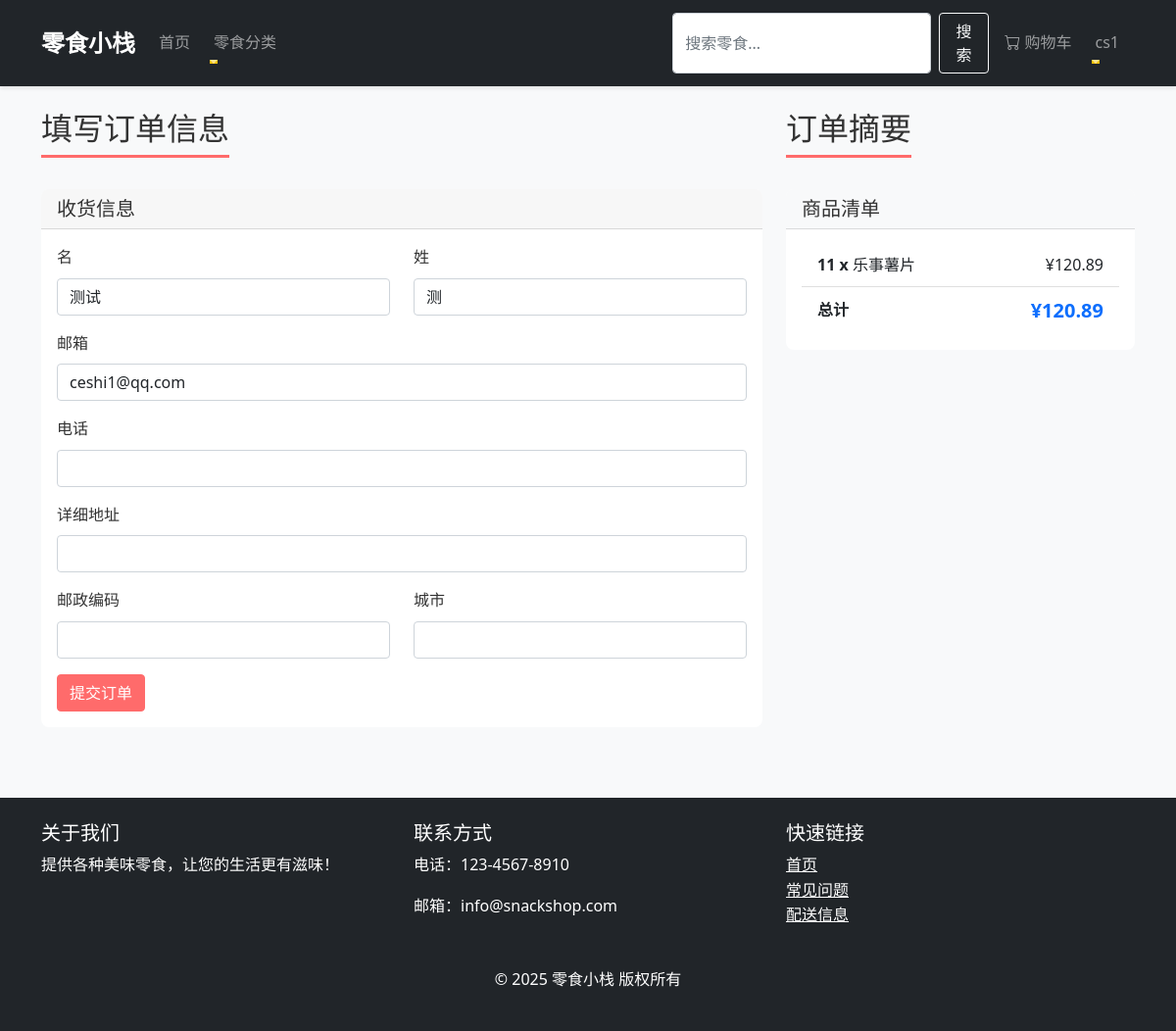
Before: /orders/create/ (signed in) with the older database file.
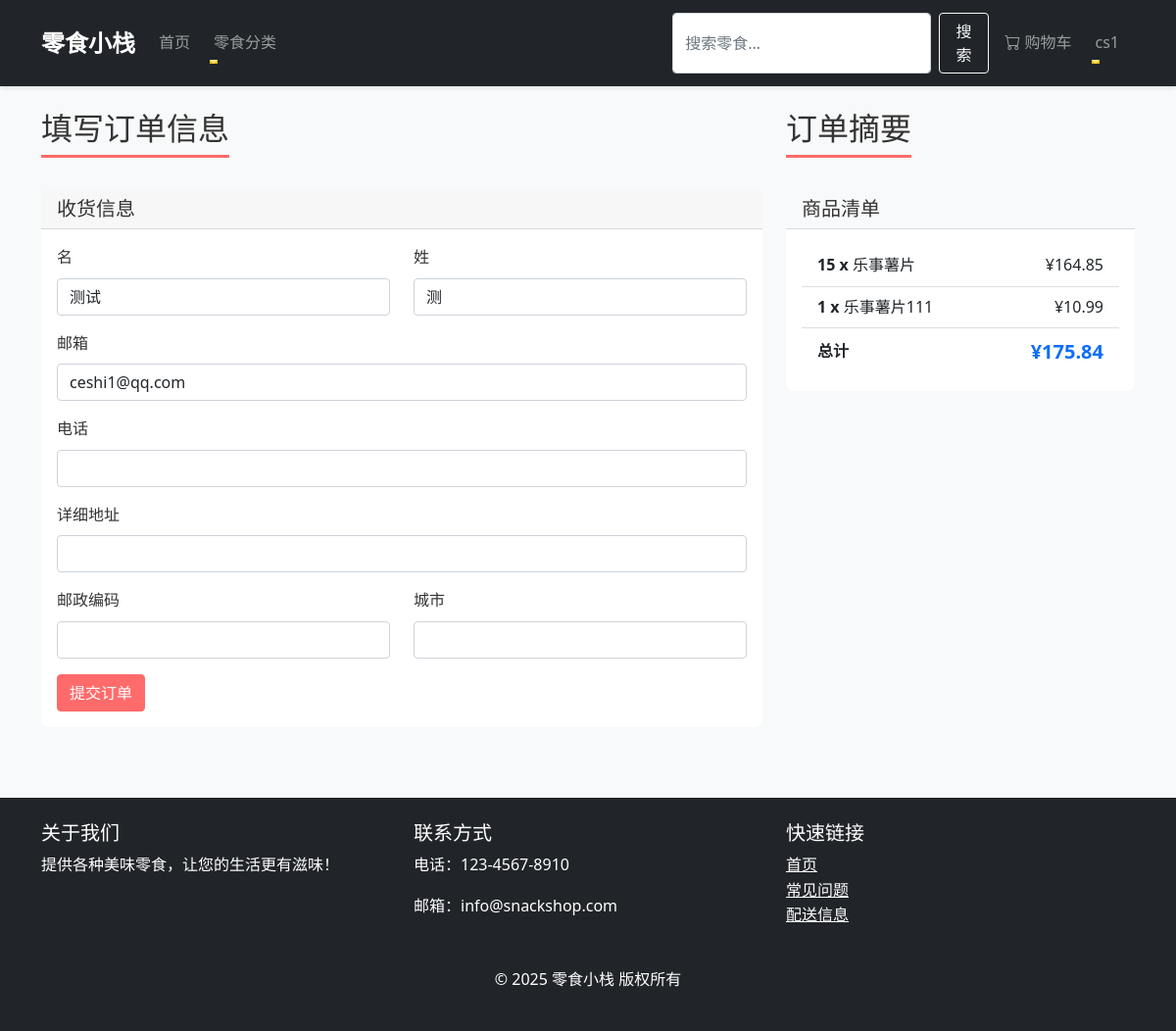
After: the same page with the newer database file.
### cart/models.py (models this page shows, shortened)
class CartItem(models.Model):
    cart = models.ForeignKey(Cart, related_name='items', on_delete=models.CASCADE, verbose_name="购物车")
    product = models.ForeignKey(Product, on_delete=models.CASCADE, verbose_name="产品")
    quantity = models.PositiveIntegerField(default=1, verbose_name="数量")
    class Meta:
        verbose_name = '购物车项目'
        verbose_name_plural = '购物车项目'
        unique_together = []  # 关键添加
    def get_cost(self):
        return self.product.price * self.quantity

class Cart(models.Model):
    """购物车模型"""
    user = models.OneToOneField(User, on_delete=models.CASCADE, null=True, blank=True)
    session_id = models.CharField(max_length=255, null=True, blank=True, verbose_name="会话ID",
                                  )  # 添加unique=True
    created_at = models.DateTimeField(auto_now_add=True, verbose_name="创建时间")
    updated_at = models.DateTimeField(auto_now=True, verbose_name="更新时间")
    class Meta:
        verbose_name = '购物车'
        verbose_name_plural = '购物车'
        constraints = [
            models.CheckConstraint(
                check=models.Q(user__isnull=False) | models.Q(session_id__isnull=False),
                name="cart_user_or_session_required"
            )
        ]
    def get_total_price(self):
        return sum(item.get_cost() for item in self.items.all())

### products/models.py (models this page shows, shortened)
class Product(models.Model):
    category = models.ForeignKey(Category, related_name='products', on_delete=models.CASCADE, verbose_name="所属类别")
    name = models.CharField(max_length=200, verbose_name="产品名称")
    slug = models.SlugField(max_length=200, unique_for_date='created_at', verbose_name="URL别名")
    image = models.ImageField(upload_to='products/', blank=True, verbose_name="产品图片")
    description = models.TextField(blank=True, verbose_name="产品描述")
    price = models.DecimalField(max_digits=10, decimal_places=2, verbose_name="价格")
    stock = models.PositiveIntegerField(verbose_name="库存数量")
    available = models.BooleanField(default=True, verbose_name="是否上架")
    created_at = models.DateTimeField(auto_now_add=True, verbose_name="创建时间")
    updated_at = models.DateTimeField(auto_now=True, verbose_name="更新时间")
    class Meta:
        ordering = ['name']
        verbose_name = '零食产品'
        verbose_name_plural = '零食产品'
        indexes = [
            models.Index(fields=['id', 'slug']),
            models.Index(fields=['name']),
        ]

### orders/views.py (the view, shortened to what this page needs)
# urls.py: path('create/', views.order_create, name='order_create'),  # 创建订单
@login_required
def order_create(request):
    try:
        if request.user.is_authenticated:
            cart = Cart.objects.get(user=request.user)
        else:
            messages.error(request, '请先登录再结算')
            return redirect('login')
        if not cart.items.exists():
            messages.warning(request, '您的购物车是空的，无法创建订单')
            return redirect('cart:cart_detail')
    except Cart.DoesNotExist:
        messages.warning(request, '您的购物车是空的，无法创建订单')
        return redirect('cart:cart_detail')
    return render(request, 'orders/order_create.html', {
        'cart': cart
    })

### cart/context_processors.py (called while the page is built, shortened)
def cart(request):
    cart_obj = None
    try:
        if request.user.is_authenticated:
            carts = Cart.objects.filter(user=request.user).order_by('-updated_at')
            if len(carts) > 1:
                for cart in carts[1:]:
                    cart.delete()
                cart_obj = carts[0]
            else:
                cart_obj, created = Cart.objects.get_or_create(user=request.user)
    except MultipleObjectsReturned:
        if request.user.is_authenticated:
            Cart.objects.filter(user=request.user).exclude(id=carts.first().id).delete()
            cart_obj = carts.first()
        else:
            Cart.objects.filter(session_id=session_id).exclude(id=carts.first().id).delete()
            cart_obj = carts.first()
    return {'cart': cart_obj}

### templates/orders/order_create.html (shortened to what this page needs)
{% extends "base.html" %}
{% block content %}
    <div class="row">
        <div class="col-md-8">
            <h2 class="page-title">填写订单信息</h2>
            <div class="card">
                <div class="card-header">
                    <h5 class="mb-0">收货信息</h5>
                </div>
                <div class="card-body">
                    <form method="post">
                        <div class="row">
                            <div class="col-md-6 mb-3">
                                <label for="first_name" class="form-label">名</label>
                                <input type="text" class="form-control" id="first_name" name="first_name"
                                       value="{{ user.first_name }}" required>
                            </div>
                            <div class="col-md-6 mb-3">
                                <label for="last_name" class="form-label">姓</label>
                                <input type="text" class="form-control" id="last_name" name="last_name"
                                       value="{{ user.last_name }}" required>
                            </div>
                        </div>
                        <div class="mb-3">
                            <label for="email" class="form-label">邮箱</label>
                            <input type="email" class="form-control" id="email" name="email" value="{{ user.email }}" required>
                        </div>
                        <div class="mb-3">
                            <label for="phone" class="form-label">电话</label>
                            <input type="tel" class="form-control" id="phone" name="phone" required>
                        </div>
                        <div class="mb-3">
                            <label for="address" class="form-label">详细地址</label>
                            <input type="text" class="form-control" id="address" name="address" required>
                        </div>
                        <div class="row">
                            <div class="col-md-6 mb-3">
                                <label for="postal_code" class="form-label">邮政编码</label>
                                <input type="text" class="form-control" id="postal_code" name="postal_code" required>
                            </div>
                            <div class="col-md-6 mb-3">
                                <label for="city" class="form-label">城市</label>
                                <input type="text" class="form-control" id="city" name="city" required>
                            </div>
                        </div>
                        <button type="submit" class="btn btn-primary">提交订单</button>
                    </form>
                </div>
            </div>
        </div>
        <div class="col-md-4">
            <h2 class="page-title">订单摘要</h2>
            <div class="card">
                <div class="card-header bg-light">
                    <h5 class="mb-0">商品清单</h5>
                </div>
                <div class="card-body">
                    <ul class="list-group list-group-flush">
                        {% for item in cart.items.all %}
                            <li class="list-group-item d-flex justify-content-between align-items-center">
                                <div>
                                    <span class="fw-bold">{{ item.quantity }} x</span> {{ item.product.name }}
                                </div>
                                <span>¥{{ item.get_cost }}</span>
                            </li>
                        {% endfor %}
                        <li class="list-group-item d-flex justify-content-between align-items-center fw-bold">
                            总计
                            <span class="text-primary fs-5">¥{{ cart.get_total_price }}</span>
                        </li>
                    </ul>
                </div>
            </div>
        </div>
    </div>
{% endblock %}

Changed rows visible on the page:
changed CartItem "乐事薯片": quantity "11" → "15"; get_cost "120.89" → "164.85"
added CartItem: quantity "1", product.name "乐事薯片111", get_cost "10.99"
changed through a linked row, Cart: get_total_price "120.89" → "175.84"
